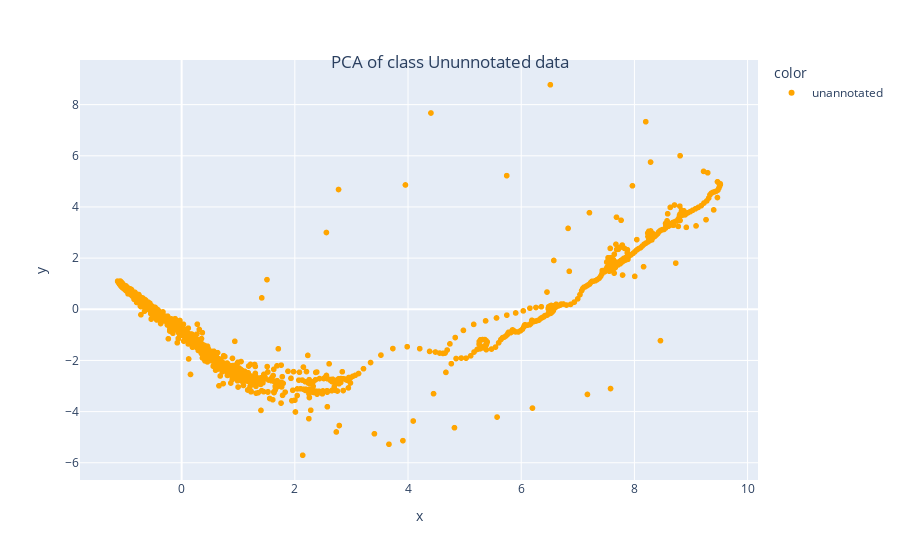
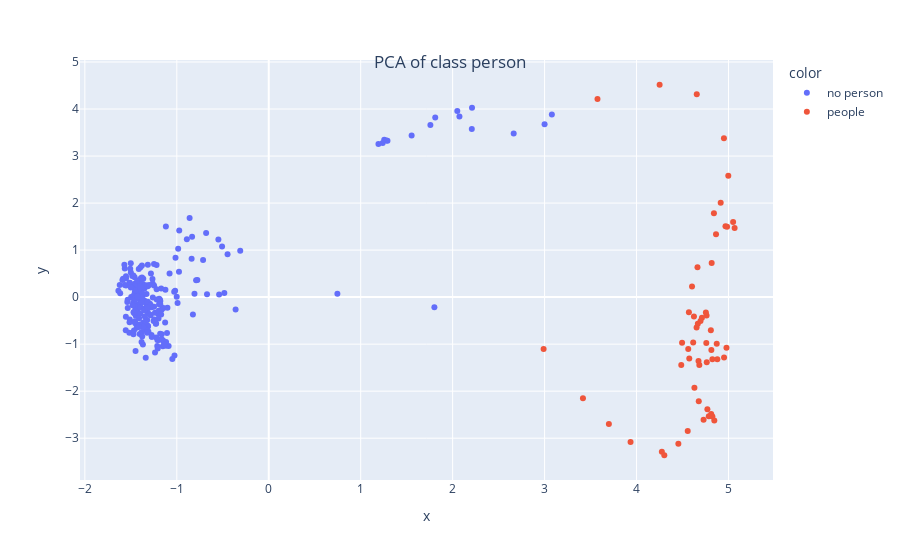
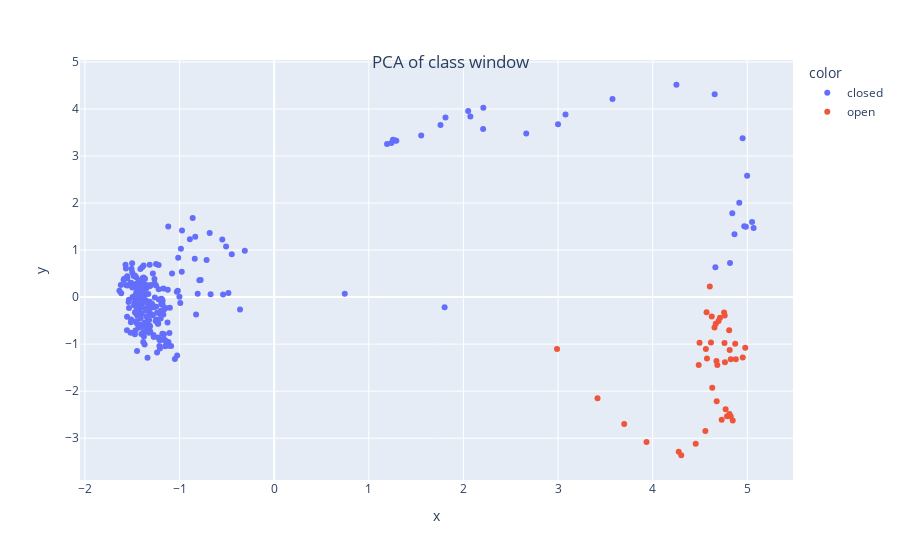

The code cell stored with these charts, in order, in its notebook:
### Markdown cell above
visualizing embedding space [note: test data for unannotated &&& output of encoder]

### Code cell
##### testing dataloaders
tfms  = [None, MultiCategorize()] ## multi label
test_set = TSDatasets(x_test, y_test, tfms=tfms, inplace=True) # multi_label
test_dl   = TSDataLoader(test_set, bs = bs, num_workers=num_workers)#,batch_tfms=batch_tfms) ### note the normalization

#### for VISUALIZATION unannotated data WITH SUPERVISED DATA FCN, LSTM, ...
# tfms  = [None, Categorize()] ## single label
# test_set = TSDatasets(x_test_unannotated, y_test_unannotated, tfms=tfms, inplace=True) 
# test_dl_unannotated = TSDataLoader(test_set, bs = bs, num_workers=num_workers)#,batch_tfms=batch_tfms) ### note the normalization

###############################
#### creating only body of the network for lstm,fcn
################################################
# k_lstm = {'c_in':x_train.shape[1],'c_out':y_train.shape[1],'hidden_size':22,'rnn_dropout':0.4}
# k_fcn={'c_in':x_train.shape[1],'c_out':y_train.shape[1],'layers':[32,8]}
# # new_model = create_model(LSTM_body, dls.vars,dls.c,dls,**k)

# # new_model = LSTM_body(**k_lstm)  ## LSTM
# new_model = MyFCN_body(**k_fcn)    ## MyFCN

# #### load part of the pre trained model

# # load 
# pretrained_dict = torch.load(f'models/{learn.model._get_name()}.pt')
# model_dict = new_model.state_dict()
# # 1. filter out unnecessary keys
# pretrained_dict = {k: v for k, v in pretrained_dict.items() if k in model_dict}
# # 2. overwrite entries in the existing state dict
# model_dict.update(pretrained_dict) 
# # 3. load the new state dict
# new_model.load_state_dict(model_dict)
#######################################################

new_model = enc ##### for encoder_classifier

###########################################
###### get the features/predicions of the model_body
device = torch.device('cuda' if torch.cuda.is_available() else 'cpu')

new_model.to(device)
new_model.eval()
feats = []
lbls = []
with torch.no_grad():
    for inputs, labels in test_dl:
        inputs = inputs.to(device)
        labels = labels.to(device)
        outputs = new_model(inputs)
        #####################################################
        feats.append(outputs[:,-1]) #### for output of encoder
        #######################################################
        # feats.append(outputs)  ### for lstm, fcn
        #######################################################
        lbls.append(labels)

test_lbls = torch.cat(lbls).detach().cpu().numpy()
test_feats = torch.cat(feats).detach().cpu().numpy()

### for unannotated data
# feats = []
# lbls = []
# with torch.no_grad():
#     for inputs, labels in test_dl_unannotated:
#         inputs = inputs.to(device)
#         labels = labels.to(device)
#         outputs = new_model(inputs)
#         #####################################################
#         # feats.append(outputs[:,-1]) #### for output of encoder
#         #######################################################
#         feats.append(outputs)  ### for lstm, fcn
#         #######################################################
#         lbls.append(labels)

# test_lbls_unannotated = torch.cat(lbls).detach().cpu().numpy()
# test_feats_unannotated = torch.cat(feats).detach().cpu().numpy()

#### get labels as strings
### for unannotated data
# unannotated_labels = ['unannotated' for i in range(test_lbls_unannotated.shape[0])]
### for annotated
person_labels = []
person_dict = {1 : 'people', 0 : 'no person'}
window_labels = []
window_dict = {1 : 'open', 0 : 'closed'}
for item in test_lbls:
    person_labels.append(person_dict[item[0]])
    window_labels.append(window_dict[item[1]])

##########
# using tensorboard projector
# writer = SummaryWriter('runs/')
# writer.add_embedding(test_feats,metadata=person_labels,tag = f'person_embeddings_{learn.model._get_name()}')
# writer.add_embedding(test_feats,metadata=window_labels,tag = f'window_embeddings_{learn.model._get_name()}')
# writer.close()
##########
### using sklearn and plotly
### for annotated
components = visualize_embeddibgs(test_feats,person_labels,window_labels,n_components=2,method='pca')
### for annotated+ununnotated
# components = visualize_embeddibgs(test_feats,person_labels,window_labels,test_feats_unannotated,unannotated_labels,combined=False,n_components=2,method='pca')

### Figure 1 — Plotly figure (JSON) as saved in the notebook; plotly's stock layout.template omitted (floating-point values rounded to 4 significant figures; data arrays with more than 128 entries replaced by an {"elided": "..."} marker saying what was removed)
{"data": [{"hovertemplate": "color=unannotated<br>x=%{x}<br>y=%{y}<extra></extra>", "legendgroup": "unannotated", "marker": {"color": "orange", "symbol": "circle"}, "mode": "markers", "name": "unannotated", "showlegend": true, "type": "scattergl", "x": {"elided": "6648 float values"}, "xaxis": "x", "y": {"elided": "6648 float values"}, "yaxis": "y"}], "layout": {"legend": {"title": {"text": "color"}, "tracegroupgap": 0}, "margin": {"t": 60}, "title": {"text": "PCA of class Ununnotated data", "x": 0.5, "xanchor": "center", "y": 0.9, "yanchor": "top"}, "xaxis": {"anchor": "y", "domain": [0, 1], "title": {"text": "x"}}, "yaxis": {"anchor": "x", "domain": [0, 1], "title": {"text": "y"}}}}

### Figure 2 — Plotly figure (JSON) as saved in the notebook; plotly's stock layout.template omitted (floating-point values rounded to 4 significant figures; data arrays with more than 128 entries replaced by an {"elided": "..."} marker saying what was removed)
{"data": [{"hovertemplate": "color=no person<br>x=%{x}<br>y=%{y}<extra></extra>", "legendgroup": "no person", "marker": {"color": "#636efa", "symbol": "circle"}, "mode": "markers", "name": "no person", "orientation": "v", "showlegend": true, "type": "scatter", "x": {"elided": "239 float values"}, "xaxis": "x", "y": {"elided": "239 float values"}, "yaxis": "y"}, {"hovertemplate": "color=people<br>x=%{x}<br>y=%{y}<extra></extra>", "legendgroup": "people", "marker": {"color": "#EF553B", "symbol": "circle"}, "mode": "markers", "name": "people", "orientation": "v", "showlegend": true, "type": "scatter", "x": [2.989, 3.417, 3.699, 3.935, 4.275, 4.302, 4.455, 4.557, 4.729, 4.846, 4.786, 4.812, 4.825, 4.771, 4.677, 4.629, 4.486, 4.573, 4.683, 4.674, 4.616, 4.495, 4.562, 4.764, 4.825, 4.879, 4.952, 4.978, 4.872, 4.814, 4.759, 4.653, 4.569, 4.624, 4.711, 4.761, 4.808, 4.666, 4.696, 4.754, 4.603, 4.663, 4.817, 4.864, 4.967, 5.05, 5.066, 4.985, 4.841, 4.915, 4.998, 4.95, 4.655, 4.251, 3.575], "xaxis": "x", "y": [-1.104, -2.15, -2.697, -3.082, -3.29, -3.363, -3.12, -2.849, -2.608, -2.622, -2.532, -2.488, -2.541, -2.385, -2.213, -1.929, -1.443, -1.304, -1.444, -1.358, -0.9632, -0.972, -1.101, -1.387, -1.321, -1.321, -1.283, -1.075, -0.9918, -1.126, -0.9747, -0.6441, -0.3222, -0.4126, -0.4371, -0.3898, -0.7022, -0.5644, -0.5073, -0.329, 0.2284, 0.6358, 0.7251, 1.336, 1.506, 1.6, 1.468, 1.497, 1.784, 2.004, 2.58, 3.38, 4.314, 4.516, 4.214], "yaxis": "y"}], "layout": {"legend": {"title": {"text": "color"}, "tracegroupgap": 0}, "margin": {"t": 60}, "title": {"text": "PCA of class person ", "x": 0.5, "xanchor": "center", "y": 0.9, "yanchor": "top"}, "xaxis": {"anchor": "y", "domain": [0, 1], "title": {"text": "x"}}, "yaxis": {"anchor": "x", "domain": [0, 1], "title": {"text": "y"}}}}

### Figure 3 — Plotly figure (JSON) as saved in the notebook; plotly's stock layout.template omitted (floating-point values rounded to 4 significant figures; data arrays with more than 128 entries replaced by an {"elided": "..."} marker saying what was removed)
{"data": [{"hovertemplate": "color=closed<br>x=%{x}<br>y=%{y}<extra></extra>", "legendgroup": "closed", "marker": {"color": "#636efa", "symbol": "circle"}, "mode": "markers", "name": "closed", "orientation": "v", "showlegend": true, "type": "scatter", "x": {"elided": "253 float values"}, "xaxis": "x", "y": {"elided": "253 float values"}, "yaxis": "y"}, {"hovertemplate": "color=open<br>x=%{x}<br>y=%{y}<extra></extra>", "legendgroup": "open", "marker": {"color": "#EF553B", "symbol": "circle"}, "mode": "markers", "name": "open", "orientation": "v", "showlegend": true, "type": "scatter", "x": [2.989, 3.417, 3.699, 3.935, 4.275, 4.302, 4.455, 4.557, 4.729, 4.846, 4.786, 4.812, 4.825, 4.771, 4.677, 4.629, 4.486, 4.573, 4.683, 4.674, 4.616, 4.495, 4.562, 4.764, 4.825, 4.879, 4.952, 4.978, 4.872, 4.814, 4.759, 4.653, 4.569, 4.624, 4.711, 4.761, 4.808, 4.666, 4.696, 4.754, 4.603], "xaxis": "x", "y": [-1.104, -2.15, -2.697, -3.082, -3.29, -3.363, -3.12, -2.849, -2.608, -2.622, -2.532, -2.488, -2.541, -2.385, -2.213, -1.929, -1.443, -1.304, -1.444, -1.358, -0.9632, -0.972, -1.101, -1.387, -1.321, -1.321, -1.283, -1.075, -0.9918, -1.126, -0.9747, -0.6441, -0.3222, -0.4126, -0.4371, -0.3898, -0.7022, -0.5644, -0.5073, -0.329, 0.2284], "yaxis": "y"}], "layout": {"legend": {"title": {"text": "color"}, "tracegroupgap": 0}, "margin": {"t": 60}, "title": {"text": "PCA of class window ", "x": 0.5, "xanchor": "center", "y": 0.9, "yanchor": "top"}, "xaxis": {"anchor": "y", "domain": [0, 1], "title": {"text": "x"}}, "yaxis": {"anchor": "x", "domain": [0, 1], "title": {"text": "y"}}}}
